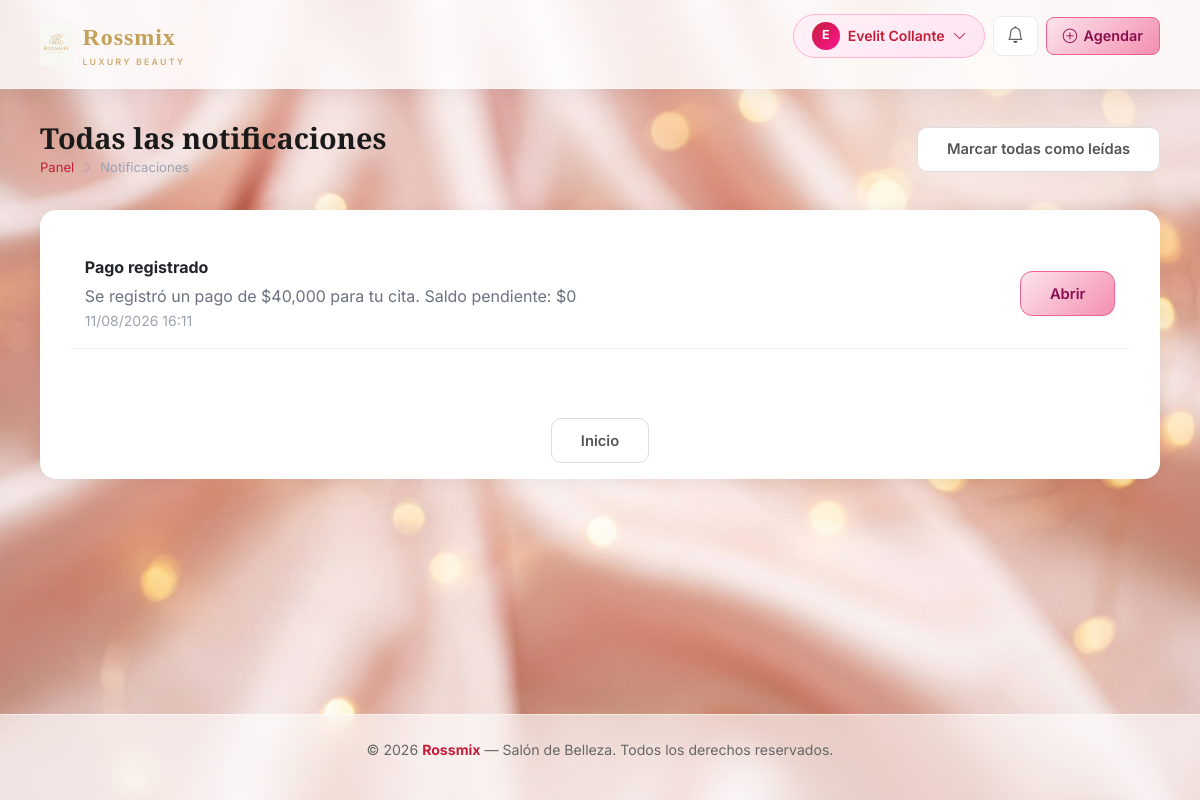
Page /notificaciones (signed in) on the committed database.
### app/models/notificacion.py (models this page shows, shortened)
class Notificacion(db.Model):
    __tablename__ = 'notificaciones'
    id = db.Column(db.Integer, primary_key=True)
    id_usuario = db.Column(db.Integer, db.ForeignKey('usuario.id', ondelete='CASCADE'), nullable=False)
    titulo = db.Column(db.String(200), nullable=False)
    mensaje = db.Column(db.Text)
    target = db.Column(db.String(300))
    leido = db.Column(db.Boolean, default=False)
    fecha = db.Column(db.DateTime, default=datetime.utcnow)

### app/views/notificaciones.py (the view)
@notif_bp.route('/notificaciones')
def notificaciones():
    if 'usuario_id' not in session:
        flash('Debes iniciar sesión', 'error')
        return redirect(url_for('auth.login'))
    page = request.args.get('page', 1, type=int)
    per_page = 20
    q = Notificacion.query.filter_by(id_usuario=session['usuario_id']).order_by(Notificacion.fecha.desc())
    total = q.count()
    total_pages = (total + per_page - 1) // per_page
    notifs = q.offset((page - 1) * per_page).limit(per_page).all()
    return render_template('notificaciones.html', notificaciones=notifs, page=page, total_pages=total_pages)

### app/utils/helpers.py (called while the page is built, shortened)
def inject_notificaciones():
    if 'usuario_id' in session:
        try:
            notifs = Notificacion.query.filter_by(
                id_usuario=session['usuario_id']).order_by(
                Notificacion.fecha.desc()).limit(6).all()
            unread = Notificacion.query.filter_by(
                id_usuario=session['usuario_id'], leido=False).count()
            pagos_por_confirmar = 0
            return dict(
                notificaciones=notifs,
                notificaciones_unread=unread,
                pagos_por_confirmar=pagos_por_confirmar,
            )
        except Exception:
            return dict(notificaciones=[], notificaciones_unread=0, pagos_por_confirmar=0)
    return dict(notificaciones=[], notificaciones_unread=0, pagos_por_confirmar=0)

### app/templates/notificaciones.html (shortened to what this page needs)
{% extends 'base.html' %}
{% block content %}
<div class="page-header">
    <div>
        <h1>Todas las notificaciones</h1>
        <div class="breadcrumb-r">
            <a href="{{ url_for('dashboard_cliente') if session.tipo_usuario!='admin' else url_for('dashboard_admin') }}">Panel</a>
            <i class="bi bi-chevron-right"></i> <span>Notificaciones</span>
        </div>
    </div>
    <div style="align-self:center;">
        <a href="#" id="marcarTodasPageBtn" class="btn-secondary-r">Marcar todas como leídas</a>
    </div>
</div>
<div class="r-card">
    <div class="r-card-body">
        {% if notificaciones %}
            <ul style="list-style:none; padding:0;">
                {% for n in notificaciones %}
                    <li style="padding:1rem; border-bottom:1px solid #f3f3f3; background:{% if not n.leido %}#fff7f7{% else %}white{% endif %};">
                        <div style="display:flex; justify-content:space-between; align-items:center; gap:1rem;">
                            <div>
                                <strong>{{ n.titulo }}</strong>
                                <div style="color:#6b7280; margin-top:0.35rem;">{{ n.mensaje }}</div>
                                <small style="color:#9ca3af;">{{ n.fecha.strftime('%d/%m/%Y %H:%M') }}</small>
                            </div>
                            <div style="text-align:right;">
                                {% if n.target %}
                                    <a href="{{ n.target }}" class="btn-rossmix" style="display:inline-block;">Abrir</a>
                                {% endif %}
                            </div>
                        </div>
                    </li>
                {% endfor %}
            </ul>
        {% else %}
            <div class="r-card-body" style="text-align:center; color:#9ca3af;">No tienes notificaciones.</div>
        {% endif %}
    </div>
</div>
{% endblock %}

### rows in the picture
Notificacion: titulo "Pago registrado", mensaje "Se registró un pago de $40,000 para tu cita. Saldo pendiente: $0", fecha "11/08/2026 16:11"

### other values in the picture
{{ session.nombre[0]|upper }} "E"
{{ session.nombre|title }} "Evelit Collante"
